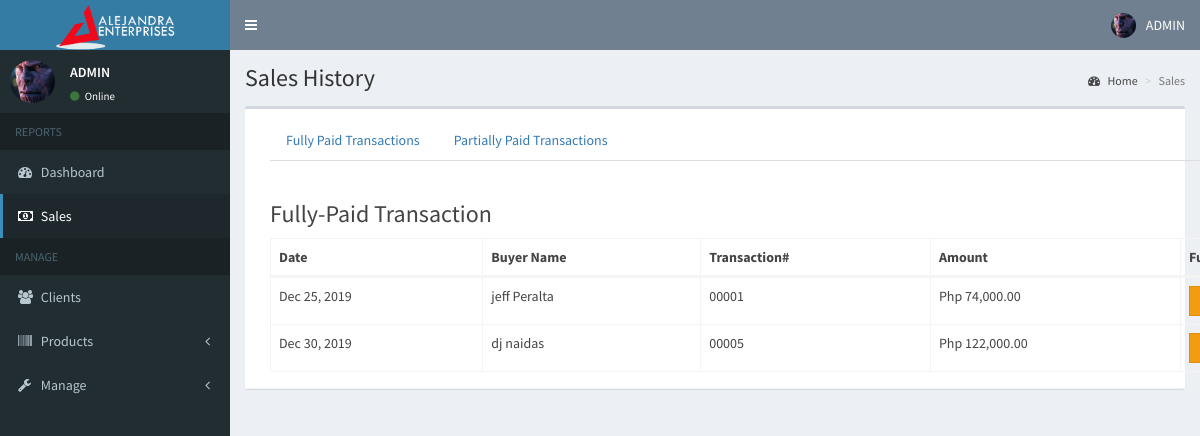
Screenshot of /admin/reports.php (signed in) with the database file from the repository.
### tables this page shows
CREATE TABLE `users` (
  `id` int(11) NOT NULL,
  `email` varchar(200) NOT NULL,
  `password` varchar(60) NOT NULL,
  `type` int(1) NOT NULL,
  `firstname` varchar(50) NOT NULL,
  `lastname` varchar(50) NOT NULL,
  `company` varchar(255) NOT NULL,
  `address` text NOT NULL,
  `contact_info` varchar(100) NOT NULL,
  `photo` varchar(200) NOT NULL,
  `status` int(1) NOT NULL,
  `activate_code` varchar(15) NOT NULL,
  `reset_code` varchar(15) NOT NULL,
  `created_on` date NOT NULL
);

CREATE TABLE `transaction` (
  `transaction_no` varchar(255) NOT NULL,
  `transaction_date` date NOT NULL,
  `total_amount` int(255) NOT NULL,
  `initial_dp` int(255) NOT NULL,
  `balance` int(255) NOT NULL,
  `amountpaid` int(255) NOT NULL,
  `user_id` int(255) NOT NULL,
  `remarks` varchar(255) NOT NULL,
  `penalty` int(255) NOT NULL
);

### admin/includes/session.php (called while the page is built, shortened)
<?php
	include '../includes/conn.php';
	$conn = $pdo->open();
	$stmt = $conn->prepare("SELECT * FROM users WHERE id=:id");
	$stmt->execute(['id'=>$_SESSION['admin']]);
	$admin = $stmt->fetch();
?>

### admin/reports.php (the view, shortened to what this page needs)
<?php include 'includes/session.php'; ?>
<?php include 'includes/header.php'; ?>
<body class="hold-transition skin-blue sidebar-mini">
<div class="wrapper">
  <?php include 'includes/navbar.php'; ?>
  <?php include 'includes/menubar.php'; ?>
  <div class="content-wrapper">
    <section class="content-header">
      <h1>
       Sales History
      </h1>
      <ol class="breadcrumb">
        <li><a href="#"><i class="fa fa-dashboard"></i> Home</a></li>
        <li class="active">Sales</li>
      </ol>
    </section>
    <section class="content">
      <div class="row">
        <div class="col-xs-12">
          <div class="box">
            <div class="box-header with-border">
            <div class="container">
              <ul class="nav nav-tabs" role="tablist">
                <li class="nav-item">
                  <a class="nav-link active"  href="#sales" data-toggle="tab">Fully Paid Transactions</a>
                </li>
                <li class="nav-item">
                  <a class="nav-link" href="#sales2" data-toggle="tab" >Partially Paid Transactions</a>
                </li>
              </ul>
            </div>
  <div class="tab-content">
    <div id="sales" class="container tab-pane active"><br>
      <h3> Fully-Paid Transaction</h3>
              <table id="example1" class="table table-bordered">
                <thead>
                  <th>Date</th>
                  <th>Buyer Name</th>
                  <th>Transaction#</th>
                  <th>Amount</th>
                  <th>Full Details</th>
                </thead>
                <tbody>
                  <?php
                    $conn = $pdo->open();
                    try{
                       $stmt = $conn->prepare("SELECT * FROM transaction WHERE balance<=0");
                        $stmt->execute();
                      foreach($stmt as $row){
                        $stmt = $conn->prepare("SELECT * FROM users LEFT JOIN transaction ON transaction.user_id=users.id WHERE users.id=:id");
                        $stmt->execute(['id'=>$row['user_id']]);
                        $user=$stmt->fetch();
                        echo "
                          <tr>
                            <tr>
                              <td class='hidden'></td>
                              <td>".date('M d, Y', strtotime($row['transaction_date']))."</td>
                               <td>".$user['firstname']." ".$user['lastname']."</td>
                              <td>".$row['transaction_no']."</td>
                              <td>Php ".number_format($row['total_amount'], 2)."</td>
                            <td><a href='details.php?transaction=".$row['transaction_no']."&user=".$user['id']."' class='btn btn-sm btn-flat btn-warning' ><i class='fa fa-shopping-cart'></i>View Cart</a></td>
                          </tr>
                        ";
                      }
                    }
                    catch(PDOException $e){
                      echo $e->getMessage();
                    }
                  ?>
                </tbody>
              </table>
            </div>
          </div>
        </div>
      </div>
    </section>
  </div>
</div>
</body>
</html>

### admin/includes/navbar.php (shortened to what this page needs)
<header class="main-header">
  <a href="#" class="logo">
   <img src="../images/received_265696521033429.png" width="120px">
  </a>
  <nav class="navbar navbar-static-top">
    <a href="#" class="sidebar-toggle" data-toggle="push-menu" role="button">
    </a>
    <div class="navbar-custom-menu">
      <ul class="nav navbar-nav">
        <li class="dropdown user user-menu">
          <a href="#" class="dropdown-toggle" data-toggle="dropdown">
            <img src="<?php echo (!empty($admin['photo'])) ? '../images/'.$admin['photo'] : '../images/profile.jpg'; ?>" class="user-image" alt="User Image">
            <span class="hidden-xs">ADMIN</span>
          </a>
        </li>
      </ul>
    </div>
  </nav>
</header>

### admin/includes/menubar.php (shortened to what this page needs)
<aside class="main-sidebar">
  <section class="sidebar">
    <div class="user-panel">
      <div class="pull-left image">
        <img src="<?php echo (!empty($admin['photo'])) ? '../images/'.$admin['photo'] : '../images/profile.jpg'; ?>" class="img-circle" alt="User Image">
      </div>
      <div class="pull-left info">
        <p>ADMIN</p>
        <a><i class="fa fa-circle text-success"></i> Online</a>
      </div>
    </div>
    <ul class="sidebar-menu" data-widget="tree">
      <li class="header">REPORTS</li>
      <li><a href="home.php"><i class="fa fa-dashboard"></i> <span>Dashboard</span></a></li>
      <li><a href="reports.php"><i class="fa fa-money"></i> <span>Sales</span></a></li>
      <li class="header">MANAGE</li>
      <li><a href="users.php"><i class="fa fa-users"></i> <span>Clients</span></a></li>
      <li class="treeview">
        <a href="#">
          <i class="fa fa-barcode"></i>
          <span>Products</span>
          <span class="pull-right-container">
            <i class="fa fa-angle-left pull-right"></i>
          </span>
        </a>
      </li>
       <li class="treeview">
        <a href="#">
          <i class="fa fa-wrench"></i>
          <span>Manage</span>
          <span class="pull-right-container">
            <i class="fa fa-angle-left pull-right"></i>
          </span>
        </a>
  </li>
  </section>
</aside>

### rows the page displays
users: photo (picture)
transaction: transaction_date "Dec 25, 2019", user.firstname "jeff", user.lastname "Peralta", transaction_no "00001", total_amount "74,000.00"
transaction: transaction_date "Dec 30, 2019", user.firstname "dj", user.lastname "naidas", transaction_no "00005", total_amount "122,000.00"
